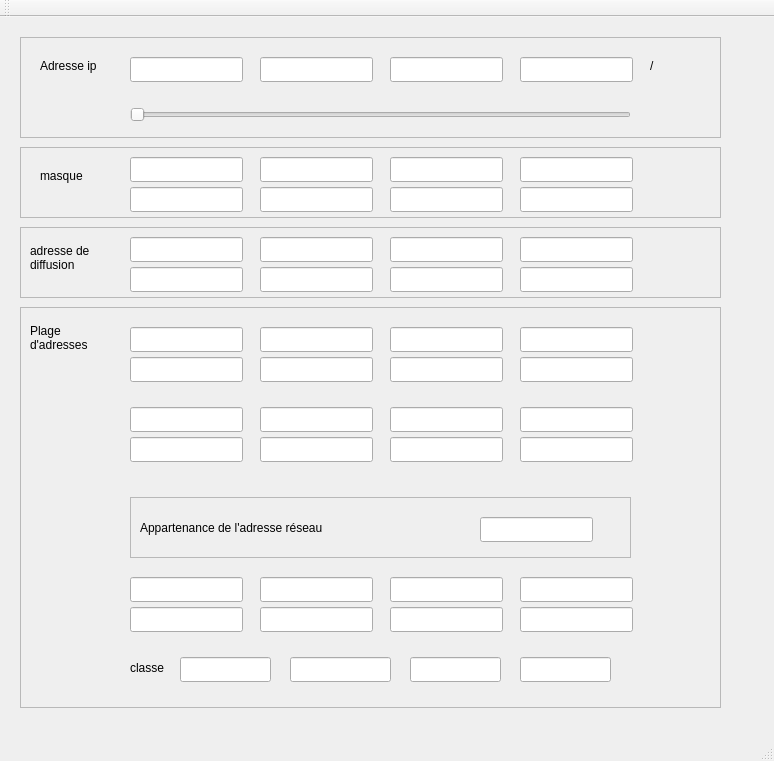
<?xml version="1.0" encoding="UTF-8"?>
<ui version="4.0">
 <class>MainWindow</class>
 <widget class="QMainWindow" name="MainWindow">
  <property name="geometry">
   <rect>
    <x>0</x>
    <y>0</y>
    <width>774</width>
    <height>761</height>
   </rect>
  </property>
  <property name="windowTitle">
   <string>MainWindow</string>
  </property>
  <widget class="QWidget" name="centralWidget">
   <widget class="QFrame" name="frame">
    <property name="geometry">
     <rect>
      <x>20</x>
      <y>20</y>
      <width>701</width>
      <height>101</height>
     </rect>
    </property>
    <property name="frameShape">
     <enum>QFrame::StyledPanel</enum>
    </property>
    <property name="frameShadow">
     <enum>QFrame::Raised</enum>
    </property>
    <widget class="QLabel" name="label_ip">
     <property name="geometry">
      <rect>
       <x>20</x>
       <y>20</y>
       <width>71</width>
       <height>17</height>
      </rect>
     </property>
     <property name="text">
      <string>Adresse ip</string>
     </property>
    </widget>
    <widget class="QLabel" name="label_2">
     <property name="geometry">
      <rect>
       <x>1060</x>
       <y>30</y>
       <width>67</width>
       <height>17</height>
      </rect>
     </property>
     <property name="text">
      <string>TextLabel</string>
     </property>
    </widget>
    <widget class="QLineEdit" name="lineEdit">
     <property name="geometry">
      <rect>
       <x>110</x>
       <y>20</y>
       <width>113</width>
       <height>25</height>
      </rect>
     </property>
    </widget>
    <widget class="QLineEdit" name="lineEdit_2">
     <property name="geometry">
      <rect>
       <x>240</x>
       <y>20</y>
       <width>113</width>
       <height>25</height>
      </rect>
     </property>
    </widget>
    <widget class="QLineEdit" name="lineEdit_3">
     <property name="geometry">
      <rect>
       <x>370</x>
       <y>20</y>
       <width>113</width>
       <height>25</height>
      </rect>
     </property>
    </widget>
    <widget class="QLineEdit" name="lineEdit_4">
     <property name="geometry">
      <rect>
       <x>500</x>
       <y>20</y>
       <width>113</width>
       <height>25</height>
      </rect>
     </property>
    </widget>
    <widget class="QLineEdit" name="lineEdit_5">
     <property name="geometry">
      <rect>
       <x>850</x>
       <y>30</y>
       <width>113</width>
       <height>25</height>
      </rect>
     </property>
    </widget>
    <widget class="QLabel" name="label">
     <property name="geometry">
      <rect>
       <x>630</x>
       <y>20</y>
       <width>67</width>
       <height>17</height>
      </rect>
     </property>
     <property name="text">
      <string>/</string>
     </property>
    </widget>
    <widget class="QSlider" name="horizontalSlider">
     <property name="geometry">
      <rect>
       <x>110</x>
       <y>70</y>
       <width>501</width>
       <height>16</height>
      </rect>
     </property>
     <property name="orientation">
      <enum>Qt::Horizontal</enum>
     </property>
    </widget>
   </widget>
   <widget class="QFrame" name="frame_2">
    <property name="geometry">
     <rect>
      <x>20</x>
      <y>130</y>
      <width>701</width>
      <height>71</height>
     </rect>
    </property>
    <property name="frameShape">
     <enum>QFrame::StyledPanel</enum>
    </property>
    <property name="frameShadow">
     <enum>QFrame::Raised</enum>
    </property>
    <widget class="QLabel" name="label_ip_2">
     <property name="geometry">
      <rect>
       <x>20</x>
       <y>20</y>
       <width>71</width>
       <height>17</height>
      </rect>
     </property>
     <property name="text">
      <string>masque</string>
     </property>
    </widget>
    <widget class="QLabel" name="label_3">
     <property name="geometry">
      <rect>
       <x>1060</x>
       <y>30</y>
       <width>67</width>
       <height>17</height>
      </rect>
     </property>
     <property name="text">
      <string>TextLabel</string>
     </property>
    </widget>
    <widget class="QLineEdit" name="lineEdit_6">
     <property name="geometry">
      <rect>
       <x>110</x>
       <y>10</y>
       <width>113</width>
       <height>25</height>
      </rect>
     </property>
    </widget>
    <widget class="QLineEdit" name="lineEdit_7">
     <property name="geometry">
      <rect>
       <x>240</x>
       <y>10</y>
       <width>113</width>
       <height>25</height>
      </rect>
     </property>
    </widget>
    <widget class="QLineEdit" name="lineEdit_8">
     <property name="geometry">
      <rect>
       <x>370</x>
       <y>10</y>
       <width>113</width>
       <height>25</height>
      </rect>
     </property>
    </widget>
    <widget class="QLineEdit" name="lineEdit_9">
     <property name="geometry">
      <rect>
       <x>500</x>
       <y>10</y>
       <width>113</width>
       <height>25</height>
      </rect>
     </property>
    </widget>
    <widget class="QLineEdit" name="lineEdit_10">
     <property name="geometry">
      <rect>
       <x>850</x>
       <y>30</y>
       <width>113</width>
       <height>25</height>
      </rect>
     </property>
    </widget>
    <widget class="QLineEdit" name="lineEdit_40">
     <property name="geometry">
      <rect>
       <x>240</x>
       <y>40</y>
       <width>113</width>
       <height>25</height>
      </rect>
     </property>
    </widget>
    <widget class="QLineEdit" name="lineEdit_41">
     <property name="geometry">
      <rect>
       <x>500</x>
       <y>40</y>
       <width>113</width>
       <height>25</height>
      </rect>
     </property>
    </widget>
    <widget class="QLineEdit" name="lineEdit_42">
     <property name="geometry">
      <rect>
       <x>110</x>
       <y>40</y>
       <width>113</width>
       <height>25</height>
      </rect>
     </property>
    </widget>
    <widget class="QLineEdit" name="lineEdit_43">
     <property name="geometry">
      <rect>
       <x>370</x>
       <y>40</y>
       <width>113</width>
       <height>25</height>
      </rect>
     </property>
    </widget>
   </widget>
   <widget class="QFrame" name="frame_3">
    <property name="geometry">
     <rect>
      <x>20</x>
      <y>210</y>
      <width>701</width>
      <height>71</height>
     </rect>
    </property>
    <property name="frameShape">
     <enum>QFrame::StyledPanel</enum>
    </property>
    <property name="frameShadow">
     <enum>QFrame::Raised</enum>
    </property>
    <widget class="QLabel" name="label_ip_3">
     <property name="geometry">
      <rect>
       <x>10</x>
       <y>10</y>
       <width>81</width>
       <height>41</height>
      </rect>
     </property>
     <property name="autoFillBackground">
      <bool>false</bool>
     </property>
     <property name="text">
      <string>adresse de diffusion</string>
     </property>
     <property name="textFormat">
      <enum>Qt::PlainText</enum>
     </property>
     <property name="wordWrap">
      <bool>true</bool>
     </property>
    </widget>
    <widget class="QLabel" name="label_4">
     <property name="geometry">
      <rect>
       <x>1060</x>
       <y>30</y>
       <width>67</width>
       <height>17</height>
      </rect>
     </property>
     <property name="text">
      <string>TextLabel</string>
     </property>
    </widget>
    <widget class="QLineEdit" name="lineEdit_11">
     <property name="geometry">
      <rect>
       <x>110</x>
       <y>10</y>
       <width>113</width>
       <height>25</height>
      </rect>
     </property>
    </widget>
    <widget class="QLineEdit" name="lineEdit_12">
     <property name="geometry">
      <rect>
       <x>240</x>
       <y>10</y>
       <width>113</width>
       <height>25</height>
      </rect>
     </property>
    </widget>
    <widget class="QLineEdit" name="lineEdit_13">
     <property name="geometry">
      <rect>
       <x>370</x>
       <y>10</y>
       <width>113</width>
       <height>25</height>
      </rect>
     </property>
    </widget>
    <widget class="QLineEdit" name="lineEdit_14">
     <property name="geometry">
      <rect>
       <x>500</x>
       <y>10</y>
       <width>113</width>
       <height>25</height>
      </rect>
     </property>
    </widget>
    <widget class="QLineEdit" name="lineEdit_15">
     <property name="geometry">
      <rect>
       <x>850</x>
       <y>30</y>
       <width>113</width>
       <height>25</height>
      </rect>
     </property>
    </widget>
    <widget class="QLineEdit" name="lineEdit_36">
     <property name="geometry">
      <rect>
       <x>500</x>
       <y>40</y>
       <width>113</width>
       <height>25</height>
      </rect>
     </property>
    </widget>
    <widget class="QLineEdit" name="lineEdit_37">
     <property name="geometry">
      <rect>
       <x>240</x>
       <y>40</y>
       <width>113</width>
       <height>25</height>
      </rect>
     </property>
    </widget>
    <widget class="QLineEdit" name="lineEdit_38">
     <property name="geometry">
      <rect>
       <x>110</x>
       <y>40</y>
       <width>113</width>
       <height>25</height>
      </rect>
     </property>
    </widget>
    <widget class="QLineEdit" name="lineEdit_39">
     <property name="geometry">
      <rect>
       <x>370</x>
       <y>40</y>
       <width>113</width>
       <height>25</height>
      </rect>
     </property>
    </widget>
   </widget>
   <widget class="QFrame" name="frame_4">
    <property name="geometry">
     <rect>
      <x>20</x>
      <y>290</y>
      <width>701</width>
      <height>401</height>
     </rect>
    </property>
    <property name="frameShape">
     <enum>QFrame::StyledPanel</enum>
    </property>
    <property name="frameShadow">
     <enum>QFrame::Raised</enum>
    </property>
    <widget class="QLabel" name="label_plage">
     <property name="geometry">
      <rect>
       <x>10</x>
       <y>10</y>
       <width>81</width>
       <height>41</height>
      </rect>
     </property>
     <property name="autoFillBackground">
      <bool>false</bool>
     </property>
     <property name="text">
      <string>Plage d'adresses</string>
     </property>
     <property name="textFormat">
      <enum>Qt::PlainText</enum>
     </property>
     <property name="wordWrap">
      <bool>true</bool>
     </property>
    </widget>
    <widget class="QLabel" name="label_5">
     <property name="geometry">
      <rect>
       <x>1060</x>
       <y>30</y>
       <width>67</width>
       <height>17</height>
      </rect>
     </property>
     <property name="text">
      <string>TextLabel</string>
     </property>
    </widget>
    <widget class="QLineEdit" name="lineEdit_16">
     <property name="geometry">
      <rect>
       <x>110</x>
       <y>20</y>
       <width>113</width>
       <height>25</height>
      </rect>
     </property>
    </widget>
    <widget class="QLineEdit" name="lineEdit_17">
     <property name="geometry">
      <rect>
       <x>240</x>
       <y>20</y>
       <width>113</width>
       <height>25</height>
      </rect>
     </property>
    </widget>
    <widget class="QLineEdit" name="lineEdit_18">
     <property name="geometry">
      <rect>
       <x>370</x>
       <y>20</y>
       <width>113</width>
       <height>25</height>
      </rect>
     </property>
    </widget>
    <widget class="QLineEdit" name="lineEdit_19">
     <property name="geometry">
      <rect>
       <x>500</x>
       <y>20</y>
       <width>113</width>
       <height>25</height>
      </rect>
     </property>
    </widget>
    <widget class="QLineEdit" name="lineEdit_20">
     <property name="geometry">
      <rect>
       <x>850</x>
       <y>30</y>
       <width>113</width>
       <height>25</height>
      </rect>
     </property>
    </widget>
    <widget class="QFrame" name="frame_5">
     <property name="geometry">
      <rect>
       <x>110</x>
       <y>190</y>
       <width>501</width>
       <height>61</height>
      </rect>
     </property>
     <property name="frameShape">
      <enum>QFrame::StyledPanel</enum>
     </property>
     <property name="frameShadow">
      <enum>QFrame::Raised</enum>
     </property>
     <widget class="QLabel" name="label_ip_6">
      <property name="geometry">
       <rect>
        <x>10</x>
        <y>10</y>
        <width>241</width>
        <height>41</height>
       </rect>
      </property>
      <property name="autoFillBackground">
       <bool>false</bool>
      </property>
      <property name="text">
       <string>Appartenance de l'adresse réseau</string>
      </property>
      <property name="textFormat">
       <enum>Qt::PlainText</enum>
      </property>
      <property name="wordWrap">
       <bool>true</bool>
      </property>
     </widget>
     <widget class="QLabel" name="label_7">
      <property name="geometry">
       <rect>
        <x>1060</x>
        <y>30</y>
        <width>67</width>
        <height>17</height>
       </rect>
      </property>
      <property name="text">
       <string>TextLabel</string>
      </property>
     </widget>
     <widget class="QLineEdit" name="lineEdit_24">
      <property name="geometry">
       <rect>
        <x>350</x>
        <y>20</y>
        <width>113</width>
        <height>25</height>
       </rect>
      </property>
     </widget>
     <widget class="QLineEdit" name="lineEdit_30">
      <property name="geometry">
       <rect>
        <x>850</x>
        <y>30</y>
        <width>113</width>
        <height>25</height>
       </rect>
      </property>
     </widget>
    </widget>
    <widget class="QLineEdit" name="lineEdit_21">
     <property name="geometry">
      <rect>
       <x>240</x>
       <y>270</y>
       <width>113</width>
       <height>25</height>
      </rect>
     </property>
    </widget>
    <widget class="QLineEdit" name="lineEdit_22">
     <property name="geometry">
      <rect>
       <x>370</x>
       <y>270</y>
       <width>113</width>
       <height>25</height>
      </rect>
     </property>
    </widget>
    <widget class="QLineEdit" name="lineEdit_23">
     <property name="geometry">
      <rect>
       <x>500</x>
       <y>270</y>
       <width>113</width>
       <height>25</height>
      </rect>
     </property>
    </widget>
    <widget class="QLineEdit" name="lineEdit_31">
     <property name="geometry">
      <rect>
       <x>110</x>
       <y>270</y>
       <width>113</width>
       <height>25</height>
      </rect>
     </property>
    </widget>
    <widget class="QLabel" name="label_ip_7">
     <property name="geometry">
      <rect>
       <x>110</x>
       <y>340</y>
       <width>81</width>
       <height>41</height>
      </rect>
     </property>
     <property name="autoFillBackground">
      <bool>false</bool>
     </property>
     <property name="text">
      <string>classe</string>
     </property>
     <property name="textFormat">
      <enum>Qt::PlainText</enum>
     </property>
     <property name="wordWrap">
      <bool>true</bool>
     </property>
    </widget>
    <widget class="QLineEdit" name="lineEdit_32">
     <property name="geometry">
      <rect>
       <x>390</x>
       <y>350</y>
       <width>91</width>
       <height>25</height>
      </rect>
     </property>
    </widget>
    <widget class="QLineEdit" name="lineEdit_33">
     <property name="geometry">
      <rect>
       <x>160</x>
       <y>350</y>
       <width>91</width>
       <height>25</height>
      </rect>
     </property>
    </widget>
    <widget class="QLineEdit" name="lineEdit_34">
     <property name="geometry">
      <rect>
       <x>500</x>
       <y>350</y>
       <width>91</width>
       <height>25</height>
      </rect>
     </property>
    </widget>
    <widget class="QLineEdit" name="lineEdit_35">
     <property name="geometry">
      <rect>
       <x>270</x>
       <y>350</y>
       <width>101</width>
       <height>25</height>
      </rect>
     </property>
    </widget>
    <widget class="QLineEdit" name="lineEdit_44">
     <property name="geometry">
      <rect>
       <x>370</x>
       <y>300</y>
       <width>113</width>
       <height>25</height>
      </rect>
     </property>
    </widget>
    <widget class="QLineEdit" name="lineEdit_45">
     <property name="geometry">
      <rect>
       <x>110</x>
       <y>300</y>
       <width>113</width>
       <height>25</height>
      </rect>
     </property>
    </widget>
    <widget class="QLineEdit" name="lineEdit_46">
     <property name="geometry">
      <rect>
       <x>500</x>
       <y>300</y>
       <width>113</width>
       <height>25</height>
      </rect>
     </property>
    </widget>
    <widget class="QLineEdit" name="lineEdit_47">
     <property name="geometry">
      <rect>
       <x>240</x>
       <y>300</y>
       <width>113</width>
       <height>25</height>
      </rect>
     </property>
    </widget>
    <widget class="QLineEdit" name="lineEdit_48">
     <property name="geometry">
      <rect>
       <x>240</x>
       <y>50</y>
       <width>113</width>
       <height>25</height>
      </rect>
     </property>
    </widget>
    <widget class="QLineEdit" name="lineEdit_49">
     <property name="geometry">
      <rect>
       <x>370</x>
       <y>50</y>
       <width>113</width>
       <height>25</height>
      </rect>
     </property>
    </widget>
    <widget class="QLineEdit" name="lineEdit_50">
     <property name="geometry">
      <rect>
       <x>500</x>
       <y>50</y>
       <width>113</width>
       <height>25</height>
      </rect>
     </property>
    </widget>
    <widget class="QLineEdit" name="lineEdit_51">
     <property name="geometry">
      <rect>
       <x>110</x>
       <y>50</y>
       <width>113</width>
       <height>25</height>
      </rect>
     </property>
    </widget>
    <widget class="QLineEdit" name="lineEdit_52">
     <property name="geometry">
      <rect>
       <x>110</x>
       <y>100</y>
       <width>113</width>
       <height>25</height>
      </rect>
     </property>
    </widget>
    <widget class="QLineEdit" name="lineEdit_53">
     <property name="geometry">
      <rect>
       <x>370</x>
       <y>100</y>
       <width>113</width>
       <height>25</height>
      </rect>
     </property>
    </widget>
    <widget class="QLineEdit" name="lineEdit_54">
     <property name="geometry">
      <rect>
       <x>500</x>
       <y>100</y>
       <width>113</width>
       <height>25</height>
      </rect>
     </property>
    </widget>
    <widget class="QLineEdit" name="lineEdit_55">
     <property name="geometry">
      <rect>
       <x>240</x>
       <y>100</y>
       <width>113</width>
       <height>25</height>
      </rect>
     </property>
    </widget>
    <widget class="QLineEdit" name="lineEdit_56">
     <property name="geometry">
      <rect>
       <x>500</x>
       <y>130</y>
       <width>113</width>
       <height>25</height>
      </rect>
     </property>
    </widget>
    <widget class="QLineEdit" name="lineEdit_57">
     <property name="geometry">
      <rect>
       <x>110</x>
       <y>130</y>
       <width>113</width>
       <height>25</height>
      </rect>
     </property>
    </widget>
    <widget class="QLineEdit" name="lineEdit_58">
     <property name="geometry">
      <rect>
       <x>240</x>
       <y>130</y>
       <width>113</width>
       <height>25</height>
      </rect>
     </property>
    </widget>
    <widget class="QLineEdit" name="lineEdit_59">
     <property name="geometry">
      <rect>
       <x>370</x>
       <y>130</y>
       <width>113</width>
       <height>25</height>
      </rect>
     </property>
    </widget>
   </widget>
  </widget>
  <widget class="QMenuBar" name="menuBar">
   <property name="geometry">
    <rect>
     <x>0</x>
     <y>0</y>
     <width>774</width>
     <height>22</height>
    </rect>
   </property>
  </widget>
  <widget class="QToolBar" name="mainToolBar">
   <attribute name="toolBarArea">
    <enum>TopToolBarArea</enum>
   </attribute>
   <attribute name="toolBarBreak">
    <bool>false</bool>
   </attribute>
  </widget>
  <widget class="QStatusBar" name="statusBar"/>
 </widget>
 <layoutdefault spacing="6" margin="11"/>
 <resources/>
 <connections/>
</ui>
